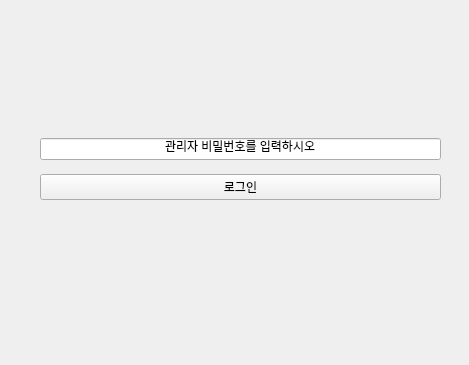
<?xml version="1.0" encoding="UTF-8"?>
<ui version="4.0">
 <class>Form</class>
 <widget class="QWidget" name="Form">
  <property name="geometry">
   <rect>
    <x>0</x>
    <y>0</y>
    <width>469</width>
    <height>365</height>
   </rect>
  </property>
  <property name="windowTitle">
   <string>Form</string>
  </property>
  <widget class="QWidget" name="gridLayoutWidget">
   <property name="geometry">
    <rect>
     <x>40</x>
     <y>130</y>
     <width>401</width>
     <height>80</height>
    </rect>
   </property>
   <layout class="QGridLayout" name="gridLayout">
    <item row="0" column="0">
     <widget class="QLineEdit" name="entered_pw">
      <property name="text">
       <string>관리자 비밀번호를 입력하시오</string>
      </property>
      <property name="alignment">
       <set>Qt::AlignCenter</set>
      </property>
     </widget>
    </item>
    <item row="1" column="0">
     <widget class="QPushButton" name="btn_login">
      <property name="text">
       <string>로그인</string>
      </property>
     </widget>
    </item>
   </layout>
  </widget>
 </widget>
 <resources/>
 <connections/>
</ui>
